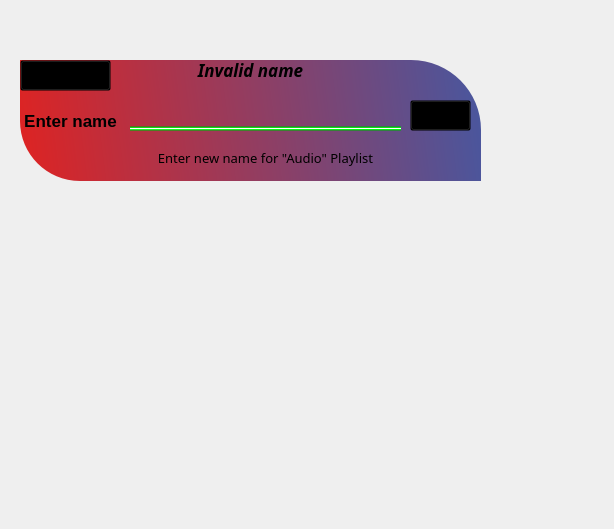
<?xml version="1.0" encoding="UTF-8"?>
<ui version="4.0">
 <class>MainWindow</class>
 <widget class="QMainWindow" name="MainWindow">
  <property name="geometry">
   <rect>
    <x>0</x>
    <y>0</y>
    <width>614</width>
    <height>529</height>
   </rect>
  </property>
  <property name="windowTitle">
   <string>MainWindow</string>
  </property>
  <widget class="QWidget" name="centralwidget">
   <property name="styleSheet">
    <string notr="true">QPushButton {
    background-color: transparent;
}

QPushButton:hover {
    color: rgb(20, 20, 20);
	background-color: gray;
}
</string>
   </property>
   <widget class="QLabel" name="label">
    <property name="geometry">
     <rect>
      <x>20</x>
      <y>60</y>
      <width>461</width>
      <height>121</height>
     </rect>
    </property>
    <property name="styleSheet">
     <string notr="true">border-bottom-left-radius: 60px;
border-top-right-radius: 70px;
background-color: qlineargradient(spread:pad, x1:0, y1:0.477273, x2:1, y2:0.443, stop:0 rgba(220, 36, 36, 255), stop:1 rgba(74, 86, 157, 255));</string>
    </property>
    <property name="text">
     <string/>
    </property>
   </widget>
   <widget class="QLabel" name="title">
    <property name="geometry">
     <rect>
      <x>20</x>
      <y>100</y>
      <width>101</width>
      <height>31</height>
     </rect>
    </property>
    <property name="font">
     <font>
      <pointsize>13</pointsize>
      <bold>true</bold>
     </font>
    </property>
    <property name="text">
     <string>Enter name</string>
    </property>
    <property name="alignment">
     <set>Qt::AlignBottom|Qt::AlignHCenter</set>
    </property>
   </widget>
   <widget class="QLineEdit" name="nameValue">
    <property name="geometry">
     <rect>
      <x>130</x>
      <y>100</y>
      <width>271</width>
      <height>31</height>
     </rect>
    </property>
    <property name="font">
     <font>
      <family>Lucida Sans Unicode</family>
      <pointsize>12</pointsize>
      <italic>false</italic>
      <bold>true</bold>
      <kerning>false</kerning>
     </font>
    </property>
    <property name="styleSheet">
     <string notr="true">background-color: rgba(0, 0, 0, 0);
border:none;
border-bottom: 5px solid qlineargradient(spread:pad, x1:0.465, y1:0, x2:0.483925, y2:1, stop:0 rgba(5, 77, 0, 95), stop:0.34598 rgba(0, 247, 16, 255), stop:0.485998 rgba(255, 255, 255, 255), stop:0.566396 rgba(255, 255, 255, 255), stop:0.706414 rgba(0, 247, 16, 255), stop:1 rgba(5, 77, 0, 94));
color: rgba(0, 0, 0, 240);
padding-bottom: 7px;</string>
    </property>
    <property name="alignment">
     <set>Qt::AlignLeading|Qt::AlignLeft|Qt::AlignTop</set>
    </property>
   </widget>
   <widget class="QLabel" name="message">
    <property name="geometry">
     <rect>
      <x>130</x>
      <y>60</y>
      <width>241</width>
      <height>20</height>
     </rect>
    </property>
    <property name="font">
     <font>
      <family>Sitka Heading</family>
      <pointsize>13</pointsize>
      <italic>true</italic>
      <bold>true</bold>
      <underline>false</underline>
     </font>
    </property>
    <property name="styleSheet">
     <string notr="true">color:rgb(0, 0, 0);</string>
    </property>
    <property name="text">
     <string>Invalid name</string>
    </property>
    <property name="alignment">
     <set>Qt::AlignCenter</set>
    </property>
   </widget>
   <widget class="QPushButton" name="back">
    <property name="geometry">
     <rect>
      <x>20</x>
      <y>60</y>
      <width>91</width>
      <height>31</height>
     </rect>
    </property>
    <property name="font">
     <font>
      <pointsize>12</pointsize>
     </font>
    </property>
    <property name="cursor">
     <cursorShape>PointingHandCursor</cursorShape>
    </property>
    <property name="text">
     <string>Back</string>
    </property>
    <property name="icon">
     <iconset>
      <selectedoff>:/icons/res/Icons/arrow-left.svg</selectedoff>
     </iconset>
    </property>
    <property name="iconSize">
     <size>
      <width>40</width>
      <height>40</height>
     </size>
    </property>
   </widget>
   <widget class="QPushButton" name="check">
    <property name="geometry">
     <rect>
      <x>410</x>
      <y>100</y>
      <width>61</width>
      <height>31</height>
     </rect>
    </property>
    <property name="font">
     <font>
      <pointsize>14</pointsize>
     </font>
    </property>
    <property name="cursor">
     <cursorShape>PointingHandCursor</cursorShape>
    </property>
    <property name="text">
     <string/>
    </property>
    <property name="icon">
     <iconset>
      <selectedoff>:/icons/res/Icons/check.svg</selectedoff>
     </iconset>
    </property>
    <property name="iconSize">
     <size>
      <width>40</width>
      <height>40</height>
     </size>
    </property>
    <property name="checkable">
     <bool>false</bool>
    </property>
   </widget>
   <widget class="QLabel" name="details">
    <property name="geometry">
     <rect>
      <x>70</x>
      <y>149</y>
      <width>391</width>
      <height>31</height>
     </rect>
    </property>
    <property name="font">
     <font>
      <family>Segoe Print</family>
      <pointsize>10</pointsize>
      <bold>false</bold>
     </font>
    </property>
    <property name="text">
     <string>Enter new name for &quot;Audio&quot; Playlist</string>
    </property>
    <property name="alignment">
     <set>Qt::AlignHCenter|Qt::AlignTop</set>
    </property>
    <property name="wordWrap">
     <bool>true</bool>
    </property>
   </widget>
  </widget>
 </widget>
 <resources>
  <include location="entername_res.qrc"/>
 </resources>
 <connections/>
</ui>
